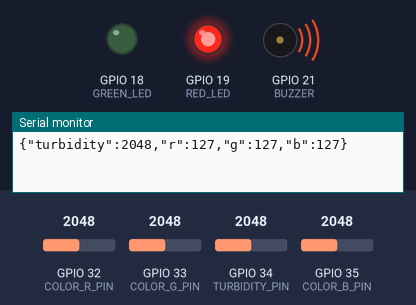
A sketch run on a simulated ESP32. Shown: output pins drawn as LEDs (lit = HIGH), buzzer (waves = sounding, pin HIGH), the last lines printed to the serial monitor. The inputs (shaded band) are chosen by the test bench; at power-on: GPIO 34 (TURBIDITY_PIN) = 2048, GPIO 32 (COLOR_R_PIN) = 2048, GPIO 33 (COLOR_G_PIN) = 2048, GPIO 35 (COLOR_B_PIN) = 2048.

Above: at 2.2 s.
2.3 s: GPIO 34 (TURBIDITY_PIN) set to 1937
At 3.3 s:
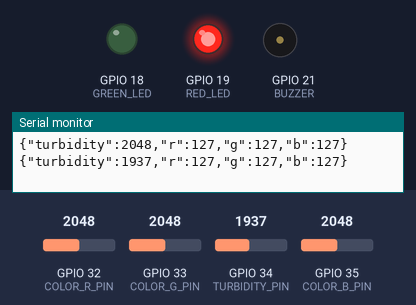
5.0 s: GPIO 34 (TURBIDITY_PIN) set to 1248
7.7 s: GPIO 34 (TURBIDITY_PIN) set to 1160
At 10.2 s:
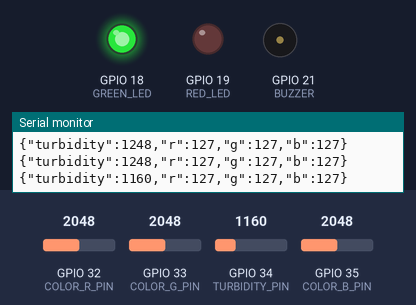
10.5 s: GPIO 34 (TURBIDITY_PIN) set to 1228
At 11.9 s:
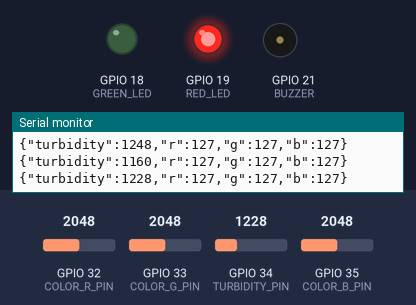
13.2 s: GPIO 34 (TURBIDITY_PIN) set to 2040
At 16.2 s:
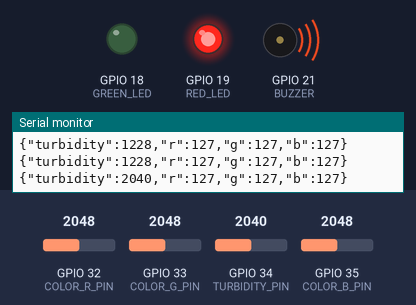
Timing chart, 0 to 17.5 s (numbered marks = the images above; inputs shaded):
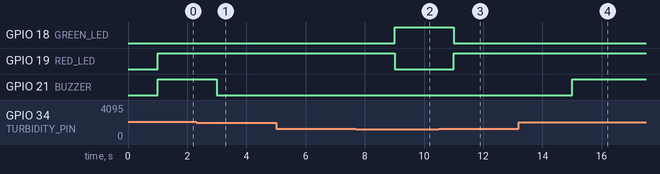

Measured:
- the behaviour switches between 2000 and 1999 on GPIO 34 (TURBIDITY_PIN) (found by bisection; images 0 and 1)
- the behaviour switches between 1200 and 1199 on GPIO 34 (TURBIDITY_PIN) (found by bisection; images 1 and 2)
- after the input at 2.3 s, GPIO 21 (BUZZER): HIGH → LOW after 0.70 s
- after the input at 7.7 s, GPIO 18 (GREEN_LED): LOW → HIGH after 1.3 s; GPIO 19 (RED_LED): HIGH → LOW after 1.3 s
- after the input at 10.5 s, GPIO 18 (GREEN_LED): HIGH → LOW after 0.50 s; GPIO 19 (RED_LED): LOW → HIGH after 0.50 s
- after the input at 13.2 s, GPIO 21 (BUZZER): LOW → HIGH after 1.8 s

The sketch:

water_quality_monitor.ino
```cpp
// ---------- Pin Definitions ----------
const int GREEN_LED = 18;
const int RED_LED   = 19;
const int BUZZER    = 21;

// Sensor pins
const int TURBIDITY_PIN = 34;
const int COLOR_R_PIN = 32;
const int COLOR_G_PIN = 33;
const int COLOR_B_PIN = 35;

// ---------- Threshold Values ----------
const int CLEAN_THRESHOLD     = 1200;
const int MODERATE_THRESHOLD  = 2000;

// ---------- Variables ----------
int turbidityValue = 0;
int rVal = 0;
int gVal = 0;
int bVal = 0;

void setup() {
  Serial.begin(115200);
  pinMode(GREEN_LED, OUTPUT);
  pinMode(RED_LED, OUTPUT);
  pinMode(BUZZER, OUTPUT);
  delay(1000);
}

void loop() {
  turbidityValue = analogRead(TURBIDITY_PIN);

  // Map 0-4095 ADC to 0-255 RGB
  rVal = map(analogRead(COLOR_R_PIN), 0, 4095, 0, 255);
  gVal = map(analogRead(COLOR_G_PIN), 0, 4095, 0, 255);
  bVal = map(analogRead(COLOR_B_PIN), 0, 4095, 0, 255);

  if (turbidityValue < CLEAN_THRESHOLD) {
    digitalWrite(GREEN_LED, HIGH); digitalWrite(RED_LED, LOW); digitalWrite(BUZZER, LOW);
  } else if (turbidityValue < MODERATE_THRESHOLD) {
    digitalWrite(GREEN_LED, LOW); digitalWrite(RED_LED, HIGH); digitalWrite(BUZZER, LOW);
  } else {
    digitalWrite(GREEN_LED, LOW); digitalWrite(RED_LED, HIGH); digitalWrite(BUZZER, HIGH);
  }

  // JSON SERIAL OUTPUT
  Serial.print("{");
  Serial.print("\"turbidity\":"); Serial.print(turbidityValue);
  Serial.print(",\"r\":"); Serial.print(rVal);
  Serial.print(",\"g\":"); Serial.print(gVal);
  Serial.print(",\"b\":"); Serial.print(bVal);
  Serial.println("}");

  delay(2000);
}
```
